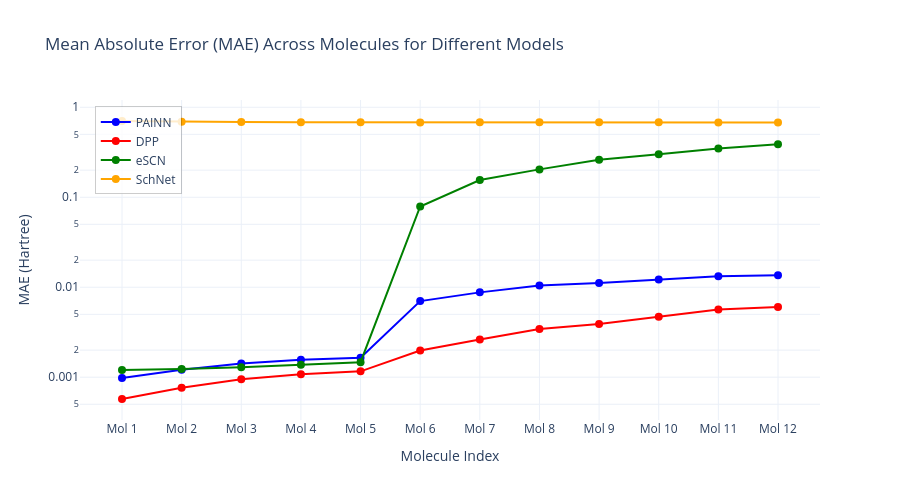

The notebook cell this image was saved under:
### Code cell
# Create MAE plot
fig_mae = go.Figure()

# Color palette for different models
colors = ['blue', 'red', 'green', 'orange', 'purple']
model_colors = {model: colors[i] for i, model in enumerate(df['Model'].unique())}

# Add traces for each model
for model in df['Model'].unique():
    model_data = df[df['Model'] == model]
    
    # Skip models with all NaN values (like SchNet with zero predictions)
    if not model_data['MAE'].isna().all():
        fig_mae.add_trace(go.Scatter(
            x=model_data['Molecule'],  # Use molecule symbols instead of indices
            y=model_data['MAE'],
            mode='markers+lines',
            name=model,
            line=dict(color=model_colors[model]),
            marker=dict(size=8, color=model_colors[model])
        ))

# Calculate proper Y-axis range from actual data (using df for original data)
y_min_mae = df['MAE'].min() * 0.9  # Add 10% padding below
y_max_mae = df['MAE'].max() * 1.1  # Add 10% padding above

# Update layout for MAE plot
fig_mae.update_layout(
    title="Mean Absolute Error (MAE) Across Molecules for Different Models",
    xaxis_title="Molecule",
    yaxis_title="MAE (Hartree)",
    template="plotly_white",
    font=dict(size=12),
    legend=dict(
        x=0.02,
        y=0.98,
        xanchor='left',
        yanchor='top',
        bgcolor='rgba(255, 255, 255, 0.8)',
        bordercolor='rgba(0, 0, 0, 0.2)',
        borderwidth=1
    ),
    width=900,
    height=500
)

# Rotate x-axis labels for better readability
fig_mae.update_xaxes(tickangle=45)

# Set y-axis to linear scale with proper range and formatting
fig_mae.update_yaxes(
    range=[y_min_mae, y_max_mae],
    tickformat=".6f"  # Show 6 decimal places to avoid scientific notation
)

fig_mae.show()

### Figure 1 — Plotly figure (JSON) as saved in the notebook; plotly's stock layout.template omitted (floating-point values rounded to 4 significant figures)
{"data": [{"line": {"color": "blue"}, "marker": {"color": "blue", "size": 8}, "mode": "markers+lines", "name": "PAINN", "type": "scatter", "x": [1, 2, 3, 4, 5, 6, 7, 8, 9, 10, 11, 12], "y": [0.0009793, 0.001212, 0.001416, 0.001559, 0.001643, 0.007013, 0.008766, 0.01048, 0.01117, 0.01221, 0.01329, 0.01357]}, {"line": {"color": "red"}, "marker": {"color": "red", "size": 8}, "mode": "markers+lines", "name": "DPP", "type": "scatter", "x": [1, 2, 3, 4, 5, 6, 7, 8, 9, 10, 11, 12], "y": [0.0005726, 0.0007633, 0.000947, 0.001077, 0.001161, 0.00198, 0.002619, 0.003435, 0.003897, 0.00471, 0.005648, 0.006013]}, {"line": {"color": "green"}, "marker": {"color": "green", "size": 8}, "mode": "markers+lines", "name": "eSCN", "type": "scatter", "x": [1, 2, 3, 4, 5, 6, 7, 8, 9, 10, 11, 12], "y": [0.001202, 0.001232, 0.001289, 0.001372, 0.001468, 0.07894, 0.1555, 0.204, 0.2605, 0.3001, 0.3474, 0.3871]}, {"line": {"color": "orange"}, "marker": {"color": "orange", "size": 8}, "mode": "markers+lines", "name": "SchNet", "type": "scatter", "x": [1, 2, 3, 4, 5, 6, 7, 8, 9, 10, 11, 12], "y": [0.7036, 0.6897, 0.6855, 0.6835, 0.6818, 0.6792, 0.6826, 0.6808, 0.6825, 0.6803, 0.6769, 0.6779]}], "layout": {"font": {"size": 12}, "height": 500, "legend": {"bgcolor": "rgba(255, 255, 255, 0.8)", "bordercolor": "rgba(0, 0, 0, 0.2)", "borderwidth": 1, "x": 0.02, "xanchor": "left", "y": 0.98, "yanchor": "top"}, "title": {"text": "Mean Absolute Error (MAE) Across Molecules for Different Models"}, "width": 900, "xaxis": {"tickmode": "array", "ticktext": ["Mol 1", "Mol 2", "Mol 3", "Mol 4", "Mol 5", "Mol 6", "Mol 7", "Mol 8", "Mol 9", "Mol 10", "Mol 11", "Mol 12"], "tickvals": [1, 2, 3, 4, 5, 6, 7, 8, 9, 10, 11, 12], "title": {"text": "Molecule Index"}}, "yaxis": {"title": {"text": "MAE (Hartree)"}, "type": "log"}}}
